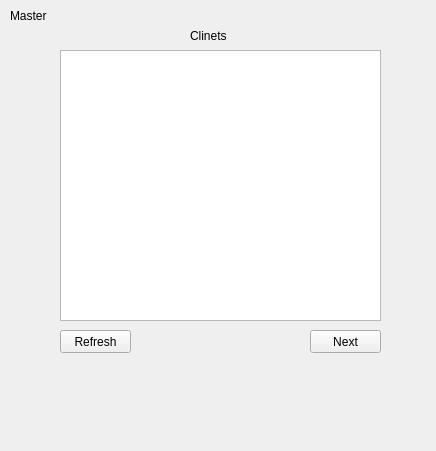
<?xml version="1.0" encoding="UTF-8"?>
<ui version="4.0">
 <class>Form</class>
 <widget class="QWidget" name="Form">
  <property name="geometry">
   <rect>
    <x>0</x>
    <y>0</y>
    <width>436</width>
    <height>451</height>
   </rect>
  </property>
  <property name="windowTitle">
   <string>Form</string>
  </property>
  <widget class="QLabel" name="label">
   <property name="geometry">
    <rect>
     <x>10</x>
     <y>0</y>
     <width>51</width>
     <height>31</height>
    </rect>
   </property>
   <property name="maximumSize">
    <size>
     <width>16777215</width>
     <height>16777215</height>
    </size>
   </property>
   <property name="text">
    <string>Master</string>
   </property>
   <property name="textFormat">
    <enum>Qt::AutoText</enum>
   </property>
  </widget>
  <widget class="QListView" name="listView">
   <property name="geometry">
    <rect>
     <x>60</x>
     <y>50</y>
     <width>321</width>
     <height>271</height>
    </rect>
   </property>
  </widget>
  <widget class="QPushButton" name="pushButton">
   <property name="geometry">
    <rect>
     <x>60</x>
     <y>330</y>
     <width>71</width>
     <height>23</height>
    </rect>
   </property>
   <property name="text">
    <string>Refresh</string>
   </property>
  </widget>
  <widget class="QPushButton" name="pushButton_2">
   <property name="geometry">
    <rect>
     <x>310</x>
     <y>330</y>
     <width>71</width>
     <height>23</height>
    </rect>
   </property>
   <property name="text">
    <string>Next</string>
   </property>
  </widget>
  <widget class="QLabel" name="label_2">
   <property name="geometry">
    <rect>
     <x>190</x>
     <y>20</y>
     <width>51</width>
     <height>31</height>
    </rect>
   </property>
   <property name="maximumSize">
    <size>
     <width>16777215</width>
     <height>16777215</height>
    </size>
   </property>
   <property name="text">
    <string>Clinets</string>
   </property>
   <property name="textFormat">
    <enum>Qt::AutoText</enum>
   </property>
  </widget>
 </widget>
 <resources/>
 <connections/>
</ui>
